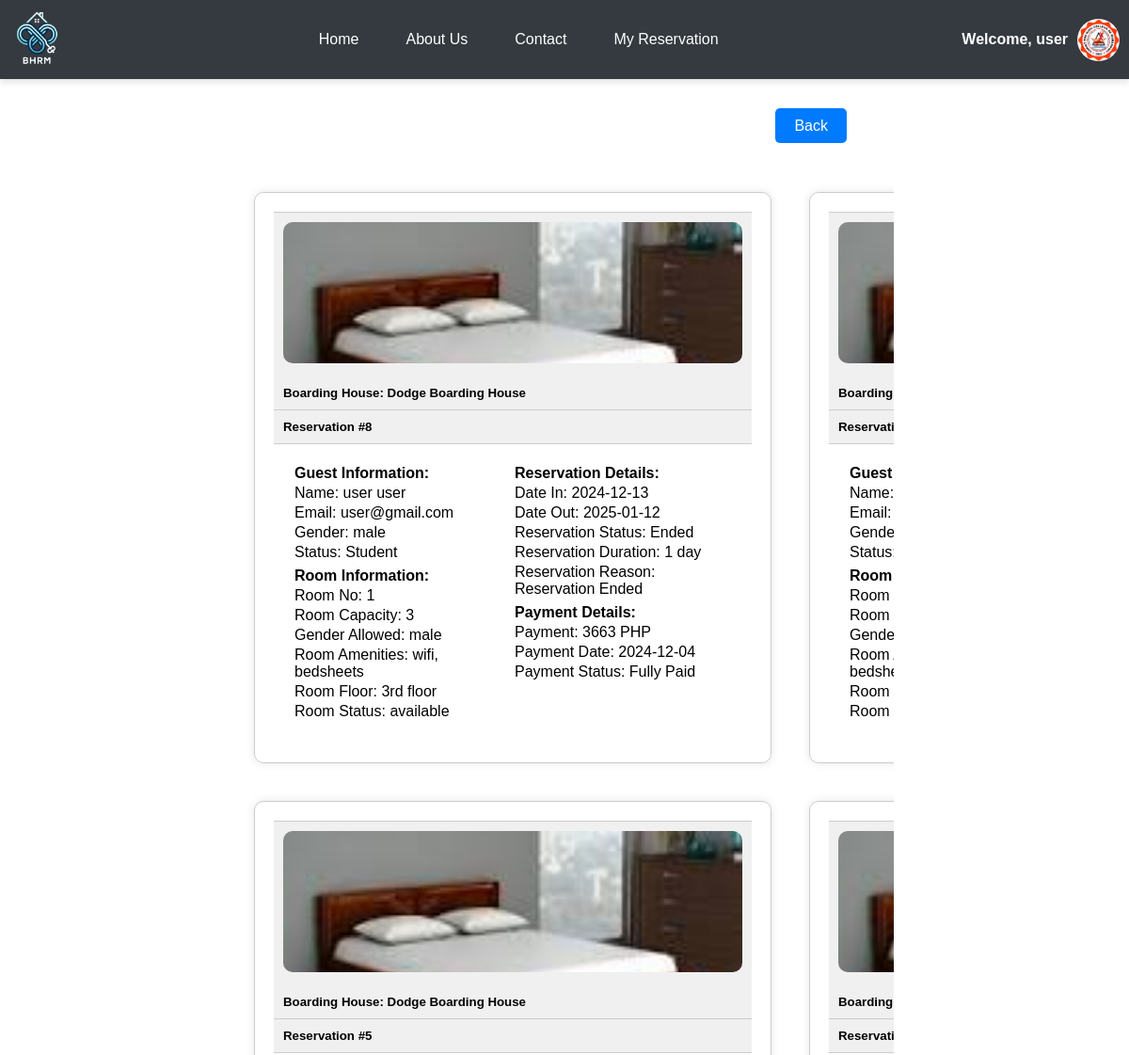
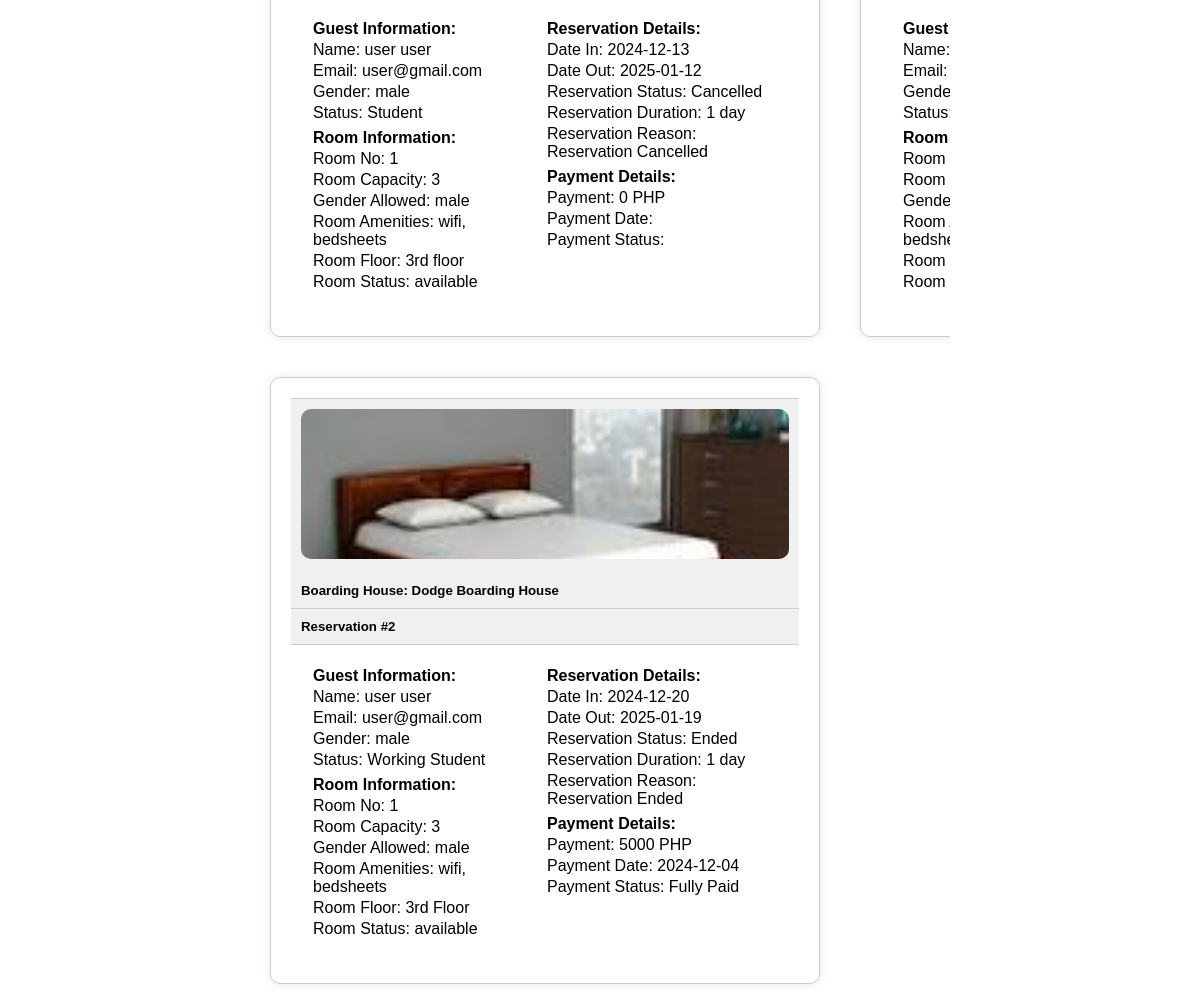
The page /reservation.php (signed in) on the database its author committed (2 pictures, top to bottom).
### tables this page shows
CREATE TABLE `users` (
  `id` int(11) NOT NULL,
  `image` varchar(255) NOT NULL,
  `fname` varchar(50) NOT NULL,
  `lname` varchar(50) NOT NULL,
  `gender` varchar(255) NOT NULL,
  `uname` varchar(50) NOT NULL,
  `pass` varchar(50) NOT NULL,
  `role` varchar(50) NOT NULL,
  `hname` varchar(255) NOT NULL
);

CREATE TABLE `reservation` (
  `id` int(255) NOT NULL,
  `image` varchar(255) NOT NULL,
  `fname` varchar(255) NOT NULL,
  `lname` varchar(255) NOT NULL,
  `email` varchar(255) NOT NULL,
  `gender` varchar(255) NOT NULL,
  `date_in` date DEFAULT NULL,
  `date_out` date DEFAULT NULL,
  `tenant_status` varchar(255) NOT NULL,
  `addons` varchar(255) NOT NULL,
  `room_no` int(255) NOT NULL,
  `capacity` int(255) NOT NULL,
  `amenities` varchar(255) NOT NULL,
  `room_floor` varchar(255) NOT NULL,
  `price` int(255) NOT NULL,
  `status` varchar(255) NOT NULL,
  `payment` int(255) NOT NULL,
  `pay_stat` varchar(255) NOT NULL,
  `pay_date` date DEFAULT NULL,
  `res_stat` varchar(255) NOT NULL,
  `res_duration` varchar(255) NOT NULL,
  `res_reason` varchar(255) NOT NULL,
  `hname` varchar(255) NOT NULL,
  `owner` varchar(255) NOT NULL
);

### reservation.php (the view, shortened to what this page needs)
<?php require 'php/connection.php';
?>
<!DOCTYPE html>
<html lang="en">
<head>
</head>
<body>
    <?php include 'navbar.php'; ?>
    <?php if(!empty($_SESSION['role']) && $_SESSION['role'] == 'landlord'): ?>
    <?php else: ?>
        <div class="back">
            <div>
                <?php
                    if(empty($_SESSION['uname'])){
                        echo "<a class='btn' href='index.php'>Back</a>";
                    }else{
                        echo "<a class='btn' href='index.php'>Back</a>";
                    }
                ?>
            </div>
        </div>
    <?php endif; ?>
    <div class="container">
        <?php
            $uname = $_SESSION['uname'];
            $query = "SELECT * FROM boardinghouses order by id desc";
            $result = mysqli_query($conn, $query);
            $fetch = mysqli_fetch_assoc($result);
            $hname = $fetch['hname'];
            $query = "SELECT * FROM reservation where email = '$uname' and hname = '$hname' order by id desc";
            $result = mysqli_query($conn, $query);
            $fetch = mysqli_fetch_assoc($result)
        ?>
        <?php
        $uname = $_SESSION['uname'];
        if (!empty($_SESSION['uname']) && $_SESSION['role'] == 'user' && empty($_SESSION['hname'])) {
            $query = "SELECT * FROM reservation WHERE email = '$uname' ORDER BY id DESC";
            $result = mysqli_query($conn, $query);
            while ($reservation = mysqli_fetch_assoc($result)) {
                $hname = $reservation['hname'];
        ?>
                <div class="card">
                    <div class="card-footer">
                        <img src="<?php echo $fetch['image']; ?>" alt="Boarding House Image">
                    </div>
                    <div class="card-header">
                        <h5>Boarding House: <?php echo $reservation['hname']; ?></h5>
                    </div>
                    <div class="card-header">
                        <h5>Reservation #<?php echo $reservation['id']; ?></h5>
                    </div>
                    <div class="card-body">
                        <div class="row">
                            <div class="col-md-6">
                                <p><strong>Guest Information:</strong></p>
                                <p>Name: <?php echo $reservation['fname'] . ' ' . $reservation['lname']; ?></p>
                                <p>Email: <?php echo $reservation['email']; ?></p>
                                <p>Gender: <?php echo $reservation['gender']; ?></p>
                                <p>Status: <?php echo $reservation['tenant_status']; ?></p>
                            </div>
                            <div class="col-md-6">
                                <p><strong>Room Information:</strong></p>
                                <p>Room No: <?php echo $reservation['room_no']; ?></p>
                                <p>Room Capacity: <?php echo $reservation['capacity']; ?></p>
                                <p>Gender Allowed: <?php echo $reservation['gender']; ?></p>
                                <p>Room Amenities: <?php echo $reservation['amenities']; ?></p>
                                <p>Room Floor: <?php echo $reservation['room_floor']; ?></p>
                                <p>Room Status: <?php echo $reservation['status']; ?></p>
                            </div>
                        </div>
                        <div class="row">
                            <div class="col-md-6">
                                <p><strong>Reservation Details:</strong></p>
                                <p>Date In: <?php echo $reservation['date_in']; ?></p>
                                <p>Date Out: <?php echo $reservation['date_out']; ?></p>
                                <p>Reservation Status: <?php echo $reservation['res_stat']; ?></p>
                                <p>Reservation Duration: <?php echo $reservation['res_duration']; ?></p>
                                <p>Reservation Reason: <?php echo $reservation['res_reason']; ?></p>
                            </div>
                            <?php
                            $paymentQuery = "SELECT * FROM payments WHERE email = '$uname' AND hname = '$hname' ORDER BY id DESC";
                            $paymentResult = mysqli_query($conn, $paymentQuery);
                            if (mysqli_num_rows($paymentResult) > 0) {
                                while ($payment = mysqli_fetch_assoc($paymentResult)) {
                            ?>
                                    <div class="col-md-6">
                                        <p><strong>Payment Details:</strong></p>
                                        <p>Payment: <?php echo $payment['payment'] . ' PHP'; ?></p>
                                        <p>Payment Date: <?php echo $payment['pay_date']; ?></p>
                                        <p>Payment Status: <?php echo $payment['pay_stat']; ?></p>
                                    </div>
                                <?php
                                }
                            } else { ?>
                                <div class="col-md-6">
                                    <p><strong>Payment Details:</strong></p>
                                    <p>Payment: <?php echo $reservation['payment'] . ' PHP'; ?></p>
                                    <p>Payment Date: <?php echo $reservation['pay_date'];  ?></p>
                                    <p>Payment Status: <?php echo $reservation['pay_stat'];  ?></p>
                                </div>
                            <?php } ?>
                        </div>
                    </div>
                </div>
        <?php
            }
        }
        ?>
    </div>
</body>
</html>

### navbar.php (shortened to what this page needs)
<!DOCTYPE html>
<html lang="en">
<head>
</head>
<body>
    <?php
        if(!empty($_SESSION['uname'])){
            $uname = $_SESSION['uname'];
            $query = "select * from users where uname = '$uname'";
            $result = mysqli_query($conn, $query);
            $fetch = mysqli_fetch_assoc($result);
        }
    ?>
    <nav class="navbar">
        <a class="navbar-brand" href="#">
            <img src="images/logo.png" alt="Logo">
        </a>
        <div class="nav-links">
            <a class="nav-link" href="index.php">Home</a>
            <a class="nav-link" href="about.php">About Us</a>
            <a class="nav-link" href="contact.php">Contact</a>
            <?php if (!empty($_SESSION["uname"]) && !empty($_SESSION["role"]) && $_SESSION['role'] == 'user'): ?>
                <a class="nav-link" href="reservation.php">My Reservation</a>
            <?php endif; ?>
        </div>
        <div class="login">
            <?php if (empty($_SESSION['uname'])): ?>
                <a class="button" href="php/login.php">Login</a>
            <?php else: ?>
            <div class="profile-dropdown">
                <span>Welcome, <?php echo $fetch['fname']; ?></span>
                <img src="<?php echo $fetch['image']?>" alt="Profile Image" class="profile-img">
            </div>
            <?php endif; ?>
        </div>
    </nav>
</body>
</html>

### reservation.php (style rules this page uses)
* { margin: 0; padding: 0; box-sizing: border-box; font-family: sans-serif; }
a { text-decoration: none; color: black; }
body { margin: 0; font-family: Arial, sans-serif; margin-left: 220px; }
body { margin: 0; padding: 0; box-sizing: border-box; color: black; }
img { width: 150px; height: auto; }
.back { height: 100px; display: flex; justify-content: right; align-items: center; margin-right: 300px; }
.back a { height: auto; }
.btn { color: rgb(255, 255, 255); padding: 10px 20px; border-radius: 5px; font-size: 16px; cursor: pointer; background-color: #007bff; }
.container { margin: 0 250px; width: auto; display: grid; grid-template-columns: 1fr 1fr 1fr; grid-template-rows: 1fr; overflow-y: scroll; overflow-x: scroll; height: auto; }
.card { margin: 20px; padding: 20px; display: flex; flex-direction: column; justify-content: space-around; border: 1px solid #ccc; border-radius: 10px; box-shadow: 0 0 10px rgba(0, 0, 0, 0.1); width: 550px; }
.card-header { background-color: #f0f0f0; padding: 10px; border-bottom: 1px solid #ccc; }
.card-body { width: auto; padding: 20px; display: grid; grid-template-columns: 1fr 1fr; }
.col-md-6 { padding: 2px; }
.col-md-6 p { margin-bottom: 3px; }
.card-footer { padding: 10px; background-color: #f0f0f0; border-top: 1px solid #ccc; }
.card-footer img { width: 100%; height: 150px; object-fit: cover; border-radius: 10px; }

### navbar.php (style rules this page uses)
* { margin: 0; padding: 0; box-sizing: border-box; font-family: sans-serif; }
.navbar { background-color: #343a40; padding-top: 10; display: flex; justify-content: space-between; align-items: center; box-shadow: 0 4px 6px rgba(0, 0, 0, 0.1); }
.navbar-brand img { width: 80px; height: 80px; }
.nav-links { display: flex; justify-content: center; align-items: center; gap: 20px; }
.nav-link { color: white; text-decoration: none; padding: 10px 15px; transition: color 0.3s ease, transform 0.3s ease; }
.login { display: flex; align-items: center; position: relative; }
.profile-dropdown { position: relative; display: flex; align-items: center; cursor: pointer; }
.profile-img { width: 45px; height: 45px; border-radius: 50%; object-fit: cover; margin-right: 10px; }
.profile-dropdown span { font-weight: bold; color: white; margin-right: 10px; }

### rows shown on the page
users: fname "user", image (picture)
reservation: image (picture), hname "Dodge Boarding House", id "8", fname "user", lname "user", email "user@gmail.com", gender "male", tenant_status "Student", room_no "1", capacity "3", amenities "wifi, bedsheets", room_floor "3rd floor", status "available", date_in "2024-12-13", date_out "2025-01-12", res_stat "Ended", res_duration "1 day", res_reason "Reservation Ended", payment "3663", pay_date "2024-12-04", pay_stat "Fully Paid"
reservation: reservation.image (picture)
reservation: reservation.image (picture), hname "Dodge Boarding House", id "5", fname "user", lname "user", email "user@gmail.com", gender "male", tenant_status "Student", room_no "1", capacity "3", amenities "wifi, bedsheets", room_floor "3rd floor", status "available", date_in "2024-12-13", date_out "2025-01-12", res_stat "Cancelled", res_duration "1 day", res_reason "Reservation Cancelled", payment "0"
reservation: reservation.image (picture)
reservation: reservation.image (picture), hname "Dodge Boarding House", id "2", fname "user", lname "user", email "user@gmail.com", gender "male", tenant_status "Working Student", room_no "1", capacity "3", amenities "wifi, bedsheets", room_floor "3rd Floor", status "available", date_in "2024-12-20", date_out "2025-01-19", res_stat "Ended", res_duration "1 day", res_reason "Reservation Ended", payment "5000", pay_date "2024-12-04", pay_stat "Fully Paid"
